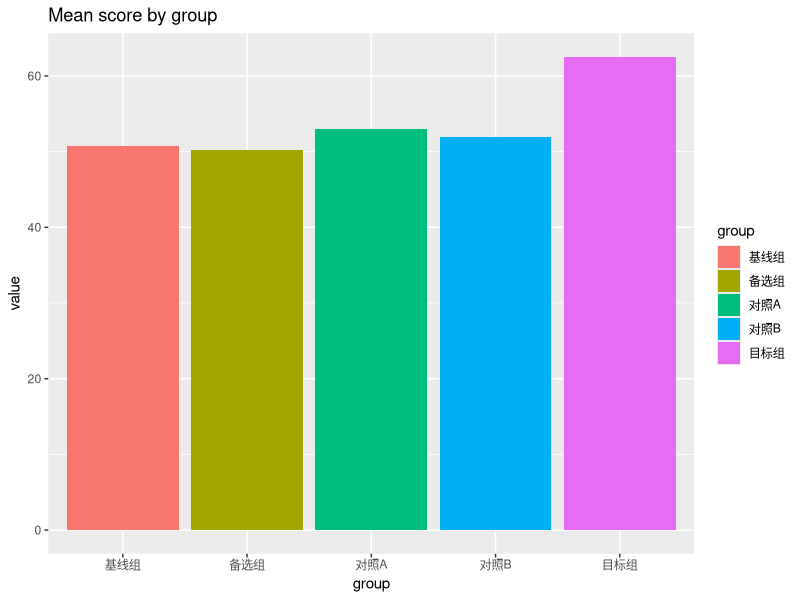
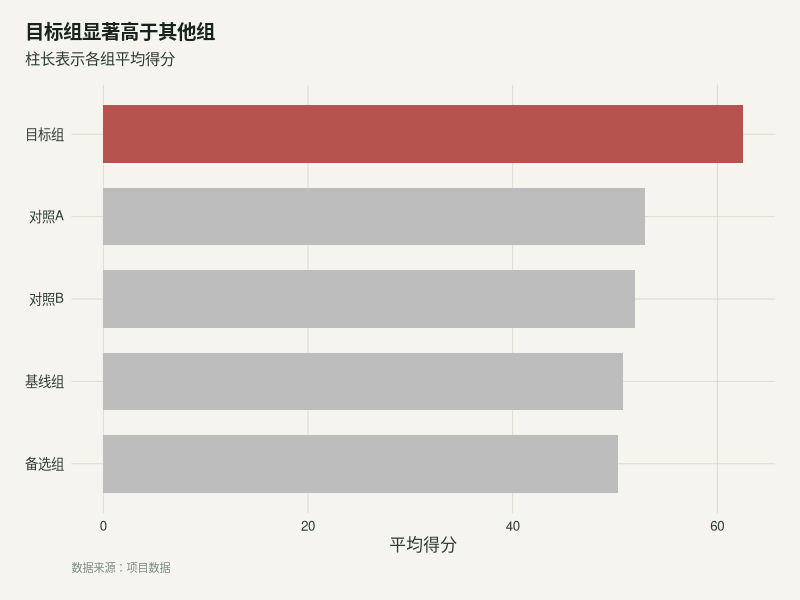

Write R code to recreate these figures, in order.
# make-showcase.R -- render assets/before.png and assets/after.png
# before = what a naive default ggplot call produces from the same data (unretouched)
# after  = what ggplot2-pub rules produce
# ASCII-only source with \u escapes (locale-proof). Run from anywhere:
#   Rscript scripts/make-showcase.R
# Optional: set SHOWCASE_DIR to redirect output.

suppressPackageStartupMessages({
  library(ggplot2); library(dplyr); library(forcats); library(scales)
})

# locate assets/ from this script's path: <skill root>/scripts/make-showcase.R
fa <- grep("^--file=", commandArgs(trailingOnly = FALSE), value = TRUE)
if (length(fa)) {
  script_dir <- dirname(normalizePath(sub("^--file=", "", fa), winslash = "/"))
  root <- dirname(script_dir)
} else {
  root <- getwd()
}
assets <- Sys.getenv("SHOWCASE_DIR", file.path(root, "assets"))
dir.create(assets, showWarnings = FALSE, recursive = TRUE)
cat("output dir:", assets, "\n")

te_paper  <- "#f5f4ee"; te_ink <- "#16241d"; te_body <- "#2c3a31"
te_rust <- "#b5534e"; te_line <- "#dad9ca"

theme_pub = function(base_size = 12, base_family = "sans") {
  theme_minimal(base_size = base_size, base_family = base_family) +
    theme(
      plot.background  = element_rect(fill = te_paper, colour = NA),
      panel.background = element_rect(fill = te_paper, colour = NA),
      panel.grid.major = element_line(colour = te_line, linewidth = 0.3),
      panel.grid.minor = element_blank(),
      plot.title.position = "plot",
      plot.title    = element_text(colour = te_ink, face = "bold", size = base_size + 2,
                                   hjust = 0, margin = margin(b = 6)),
      plot.subtitle = element_text(colour = te_body, size = base_size - 1,
                                   hjust = 0, margin = margin(b = 12)),
      plot.caption  = element_text(colour = "#7d8a80", size = base_size - 4, hjust = 0),
      text          = element_text(colour = te_body),
      axis.text     = element_text(colour = te_body),
      plot.margin   = margin(18, 18, 18, 18)
    )
}

CN <- list(
  base  = "\u57fa\u7ebf\u7ec4",   # baseline group
  ca    = "\u5bf9\u7167A",        # control A
  cb    = "\u5bf9\u7167B",        # control B
  focus = "\u76ee\u6807\u7ec4",   # focus group
  alt   = "\u5907\u9009\u7ec4",   # alternate group
  title = "\u76ee\u6807\u7ec4\u663e\u8457\u9ad8\u4e8e\u5176\u4ed6\u7ec4",      # insight title
  sub   = "\u67f1\u957f\u8868\u793a\u5404\u7ec4\u5e73\u5747\u5f97\u5206",      # subtitle
  x     = "\u5e73\u5747\u5f97\u5206",                                          # x axis label
  cap   = "\u6570\u636e\u6765\u6e90\uff1a\u9879\u76ee\u6570\u636e",            # caption
  ylab  = "\u5e73\u5747\u5f97\u5206"                                           # (same as x)
)

set.seed(1)
df <- data.frame(
  group = rep(c(CN$base, CN$ca, CN$cb, CN$focus, CN$alt), each = 40),
  score = c(rnorm(40, 50, 8), rnorm(40, 52, 8), rnorm(40, 51, 8),
            rnorm(40, 65, 8), rnorm(40, 49, 8))
)

# -- BEFORE: the naive default. One line of thought, zero deliberate choices. --
before_data <- df |>
  summarise(value = mean(score), .by = group)   # aggregated, but unsorted & no highlight field

p_before <- ggplot(before_data, aes(x = group, y = value, fill = group)) +
  geom_col() +
  labs(title = "Mean score by group")           # default theme, default palette, legend, centered title

# -- AFTER: ggplot2-pub rules applied. --
after_data <- df |>
  summarise(value = mean(score, na.rm = TRUE), .by = group) |>
  mutate(group = fct_reorder(group, value), is_focus = group == CN$focus)

p_after <- ggplot(after_data, aes(x = value, y = group, fill = is_focus)) +
  geom_col(width = 0.7, color = NA) +
  scale_x_continuous(labels = scales::comma) +
  scale_fill_manual(values = c(`TRUE` = te_rust, `FALSE` = "#BDBDBD"), guide = "none") +
  labs(title = CN$title, subtitle = CN$sub, x = CN$x, y = NULL, caption = CN$cap) +
  theme_pub()

ggsave(file.path(assets, "before.png"), p_before, width = 8, height = 5, dpi = 150, bg = "white")
ggsave(file.path(assets, "after.png"),  p_after,  width = 8, height = 5, dpi = 150, bg = te_paper)
cat(sprintf("rendered: %s (%.1f KB), %s (%.1f KB)\n",
            file.path(assets, "before.png"), file.size(file.path(assets, "before.png")) / 1024,
            file.path(assets, "after.png"),  file.size(file.path(assets, "after.png")) / 1024))
